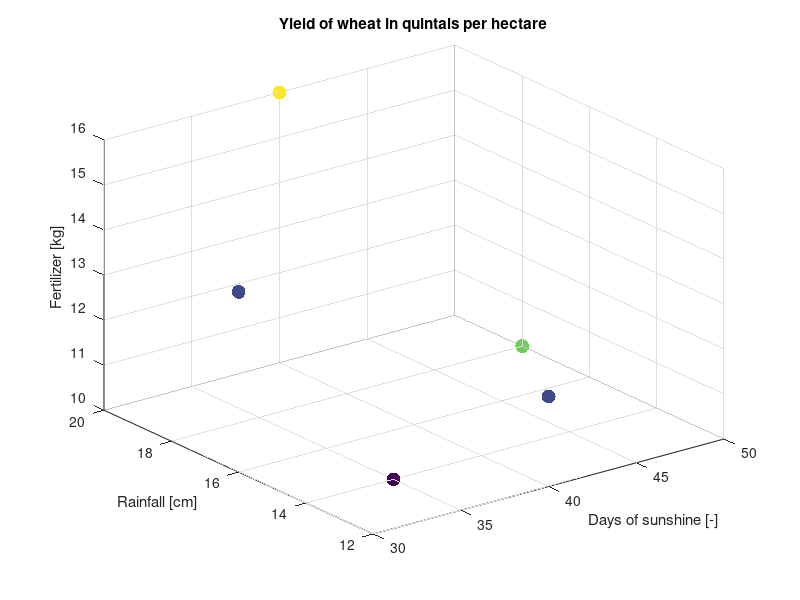

Recreate this plot in MATLAB. (Note: this script raises an error after producing the figure.)
clear all;
t1  = tic
y = [28 ; 30 ; 21 ; 23 ; 23]; % yield of field
x = [
    1 50 18 10 ; 
    1 40 20 16 ; 
    1 35 14 10 ;  
    1 40 12 12 ; 
    1 30 16 14];

a = inv(x'*x)*x'*y
y = [28 30  21  23  23];
X1 = [50 40 35 40 30]
X2 = [18 20 14 12 16]
X3 = [10 16 10 12 14]
% yEst = [];
% yEst = x*a
% 
% S = [length(y) sum(x(:,2)) sum(x(:,3)) sum(x(:,4)); 
%     sum(x(:,2)) sum(x(:,2).^2) sum(x(:,3).^2) sum(x(:,4).^2) ];
% Y  = sum()
%yEst2 = inv(S)*Y
t1 = toc(t1)

% nsIdx = Smoker == 0;
% smIdx = Smoker == 1;
y2 = x*a

% Plot 3D scatter plot
figure(1)
scatter3(X1, X2, X3, 100, y, 'filled');
xlabel('Days of sunshine [-]');
ylabel('Rainfall [cm]');
zlabel('Fertilizer [kg]');
title('Yield of wheat in quintals per hectare');
subtitle("Data")
colorbar;
% Add text labels for y values
for i = 1:numel(y)
    text(X1(i), X2(i), X3(i), sprintf('%.2f', y(i)), 'FontSize', 12, 'HorizontalAlignment', 'left', 'VerticalAlignment', 'baseline');
end
figure(2)
% Plot 3D scatter plot
scatter3(X1, X2, X3, 100, y2, 'filled');
xlabel('Days of sunshine [-]');
ylabel('Rainfall [cm]');
zlabel('Fertilizer [kg]');
title('Yield of wheat in quintals per hectare');
subtitle("Approximation")
colorbar;
for i = 1:numel(y)
    text(X1(i), X2(i), X3(i), sprintf('%.2f', y2(i)), 'FontSize', 12, 'HorizontalAlignment', 'left', 'VerticalAlignment', 'baseline');
end

